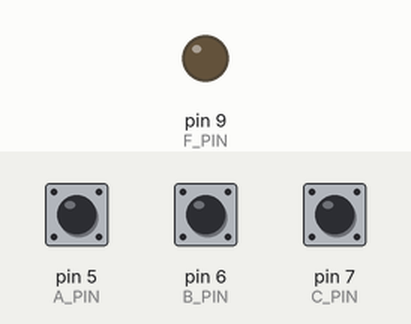
This sketch was run on a simulated Arduino Uno, built with avr-gcc and run on an emulated ATmega328P. Shown: output pins drawn as LEDs (lit = HIGH). The inputs (shaded band) are chosen by the test bench; at power-on: pin 6 (B_PIN) HIGH, pin 7 (C_PIN) HIGH, pin 5 (A_PIN) HIGH.

Above: at 1.2 s.
1.3 s: pin 6 (B_PIN) pulled LOW for 0.15 s
At 1.37 s:
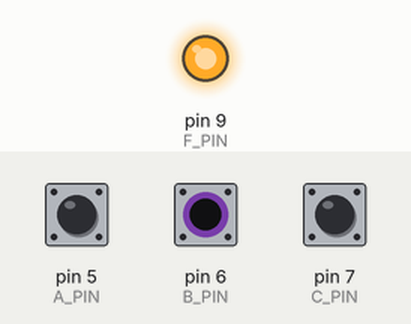
2.9 s: pin 6 (B_PIN) pulled LOW for 3.2 s
At 6.7 s:
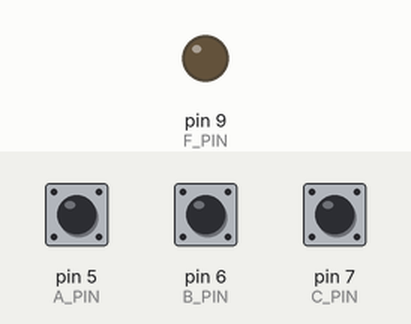
7.6 s: pin 7 (C_PIN) pulled LOW for 3.2 s
At 9.0 s:
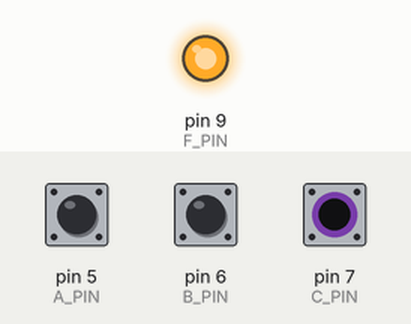
Timing chart, 0 to 12.3 s (numbered marks = the images above; inputs shaded):
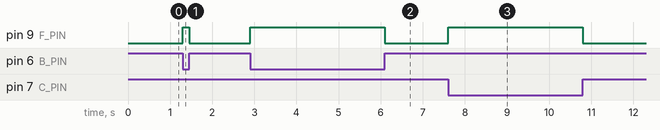

The sketch:

02-d-logic-gate.ino
```cpp
#define A_PIN 5
#define B_PIN 6
#define C_PIN 7
#define F_PIN 9

void setup() {
  pinMode(A_PIN, INPUT_PULLUP);
  pinMode(B_PIN, INPUT_PULLUP);
  pinMode(C_PIN, INPUT_PULLUP);
  pinMode(F_PIN, OUTPUT);
}

void loop() {
  // Čtení vstupů (po stisku jsou LOW)
  int A = !digitalRead(A_PIN);
  int B = !digitalRead(B_PIN);
  int C = !digitalRead(C_PIN);

  // Logická funkce F = C + B
  int F = C || B;

  digitalWrite(F_PIN, F);
}
```

Measured:
- after the input at 1.3 s, pin 9 (F_PIN): LOW → HIGH at once, → LOW 0.15 s later
- after the input at 2.9 s, pin 9 (F_PIN): LOW → HIGH at once, → LOW 3.2 s later
- after the input at 7.6 s, pin 9 (F_PIN): LOW → HIGH at once, → LOW 3.2 s later
